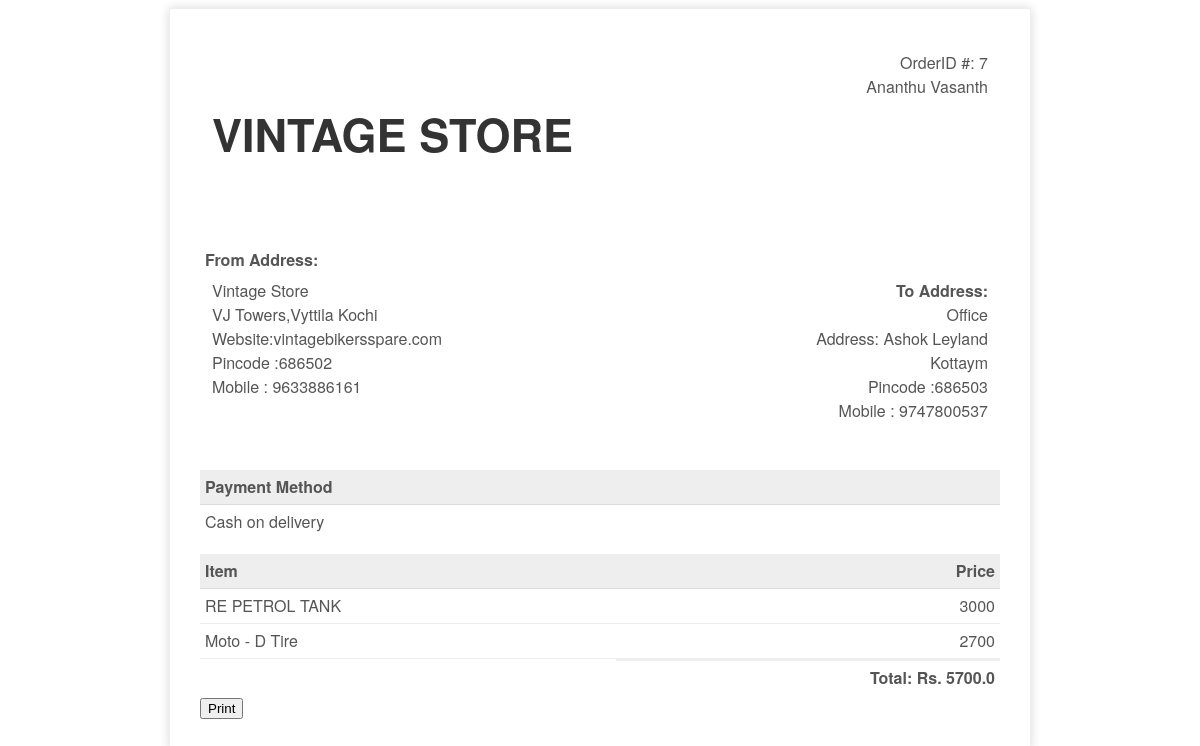
Page /invoice/7 on the committed database.
### shop/models.py (models this page shows, shortened)
class Address(models.Model):
    userid=models.ForeignKey(register, on_delete=models.CASCADE)
    fname=models.CharField(max_length=50)
    lname=models.CharField(max_length=50)
    hm_name=models.CharField(max_length=50)
    address1=models.CharField(max_length=50)
    address2=models.CharField(max_length=50)
    pincode=models.CharField(max_length=6)
    mobile=models.CharField(max_length=10)
    def __str__(self):
        return  str(self.id)

class Order(models.Model):
    userid = models.ForeignKey(register, on_delete=models.CASCADE)
    address_id = models.ForeignKey(Address, on_delete=models.CASCADE)
    amount =models.CharField(max_length=10)
    payment_method=models.CharField(max_length=50)
    status_text = models.CharField(max_length=50, default="Order Placed")
    status = models.ForeignKey(OrderStatus, on_delete=models.CASCADE, null=True)
    created=models.DateTimeField(auto_now=True)
    updated=models.DateTimeField(auto_now=True)

class products(models.Model):
    id=models.CharField(primary_key=True,max_length=50)
    type=models.CharField(max_length=50)
    category = models.CharField(max_length=50)
    subcategory = models.CharField(max_length=50)
    name = models.CharField(max_length=50)
    brand = models.CharField(max_length=50)
    price=models.CharField(max_length=50)
    quantity = models.CharField(max_length=50)
    image = models.ImageField(upload_to='shop/static/images/home/', default='shop/static/images/home/gallery2.jpg')

### shop/views.py (the view)
# urls.py: path('invoice/<int:odid>', views.invoice, name='user_invoice'),
def invoice(request,odid):
    print('order')
    try:
        logged_in = request.session['user_id']
    except:
        logged_in = False
    s1 = Order.objects.filter(id=odid).all()
    s2 = OrderDetail.objects.filter(order_id=odid).all()
    itm = []
    data = []
    total = 0.0
    for item in s1:
        temp_object = {}
        temp_object['id'] = item.id
        temp_object['address_id'] = item.address_id
        temp_object['offc']=item.address_id.hm_name
        temp_object['fname'] = item.address_id.fname
        temp_object['lname'] = item.address_id.lname
        temp_object['hm_name'] = item.address_id.hm_name
        temp_object['address1'] = item.address_id.address1
        temp_object['address2'] = item.address_id.address2
        temp_object['pincode'] = item.address_id.pincode
        temp_object['mobile'] = item.address_id.mobile
        temp_object['payment_method'] = item.payment_method
        data.append(temp_object)
        print(data)
    for item1 in s2:
        temp_object = {}
        temp_object['id'] = item1.order_id
        temp_object['product_id'] = item1.product_id
        temp_object['name'] = item1.product_id.name
        temp_object['brand'] = item1.product_id.brand
        temp_object['price'] = item1.product_id.price
        total = total + float(item1.product_id.price)
        itm.append(temp_object)
    return render(request, 'shop/invoice.html', { 'inv': data, 'inv1':itm, 'total': total })

### shop/templates/shop/invoice.html (shortened to what this page needs)
<!doctype html>
<html>
<head>
</head>
<body>
    <div class="invoice-box">
        <table cellpadding="0" cellspacing="0">
            <tr class="top">
                <td colspan="2">
                    <table>
                        <tr>
                            <td class="title">
                                <h4>VINTAGE STORE</h4>
                            </td>
                            {% for item in inv %}
                            <td>
                                OrderID #: {{item.id}}<br>
                                {{item.fname}} {{item.lname}}<br>
                            </td>
                            {%endfor%}
                        </tr>
                    </table>
                </td>
            </tr>
            <tr class="information">
                <td colspan="2">
                    <table>
                        <b>From Address:</b>
                        {% for item in inv %}
                        <tr>
                            <td>
                                Vintage Store<br>
                                VJ Towers,Vyttila
                                Kochi<br>
                                Website:vintagebikersspare.com<br>
                                Pincode :686502<br>
                                Mobile : 9633886161<br>
                            </td>
                            <td>
                                <b>To Address:</b><br>
                                {{item.offc}}<br>
                                Address: {{item.address1}}<br>
                                {{item.address2}}<br>
                                Pincode :{{item.pincode}}<br>
                                Mobile : {{item.mobile}}<br>
                            </td>
                        </tr>
                        {%endfor%}
                    </table>
                </td>
            </tr>
            <tr class="heading">
                <td>
                    Payment Method
                </td>
                <td>
                </td>
            </tr>
            <tr class="details">
               {% for item in inv %}
                <td>
                    {{item.payment_method}}
                </td>
                {%endfor%}
            </tr>
            <tr class="heading">
                <td>
                    Item
                </td>
                <td>
                    Price
                </td>
            </tr>
            {% for item in inv1 %}
            <tr class="item">
                <td>
                    {{item.name}}
                </td>
                <td>
                    {{item.price}}
                </td>
            </tr>
            {%endfor%}
            <tr class="total">
                <td></td>
                <td>
                   Total: Rs. {{total}}
                </td>
            </tr>
        </table>
        <div class="col-md-12 text-center">
            <button id="print-invioce-button" onclick="document.getElementById('print-invioce-button').remove(); print()">Print</button>
        </div>
    </div>
</body>
</html>

### shop/templates/shop/invoice.html (style rules this page uses)
.invoice-box { max-width: 800px; margin: auto; padding: 30px; border: 1px solid #eee; box-shadow: 0 0 10px rgba(0, 0, 0, .15); font-size: 16px; line-height: 24px; font-family: 'Helvetica Neue', 'Helvetica', Helvetica, Arial, sans-serif; color: #555; }
.invoice-box table { width: 100%; line-height: inherit; text-align: left; }
.invoice-box table td { padding: 5px; vertical-align: top; }
.invoice-box table tr td:nth-child(2) { text-align: right; }
.invoice-box table tr.top table td { padding-bottom: 20px; }
.invoice-box table tr.top table td.title { font-size: 45px; line-height: 45px; color: #333; }
.invoice-box table tr.information table td { padding-bottom: 40px; }
.invoice-box table tr.heading td { background: #eee; border-bottom: 1px solid #ddd; font-weight: bold; }
.invoice-box table tr.details td { padding-bottom: 20px; }
.invoice-box table tr.item td { border-bottom: 1px solid #eee; }
.invoice-box table tr.total td:nth-child(2) { border-top: 2px solid #eee; font-weight: bold; }

### rows in the picture
Address: id "7", fname "Ananthu", lname "Vasanth", offc "Office", address1 "Ashok Leyland", address2 "Kottaym", pincode "686503", mobile "9747800537", payment_method "Cash on delivery"
Order: name "RE PETROL TANK", price "3000", name "Moto - D Tire", price "2700"

### other values in the picture
{{ total }} "5700.0"
